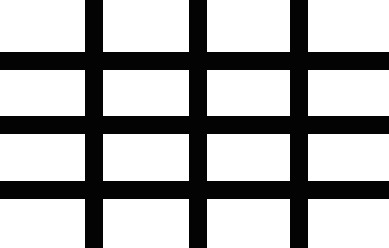
#> input picture ch_13/map.jpg, 389 x 248 px
$ python ch13_3.py   (older library calls are emulated)
#> lines starting #> are read from the running program, lines starting #| are printed output that depends on the picture; after the words box and inside, x2 and y2 are one past the last pixel; in counts of white or black regions, pixels touching at a corner belong together
# 計算 dx , 所以 dy = 0
# dst = cv2.Sobel(src ,ddepth, 1, 0)

import cv2

src = cv2.imread('map.jpg')
#> src is the input picture: shape (248, 389, 3); min 0, max 255, mean 172.8
dst_x = cv2.Sobel(src, cv2.CV_32F,1, 0)
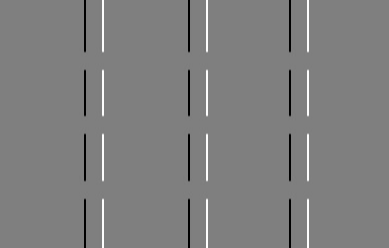
#> dst_x: shape (248, 389, 3) float32; min -1012, max 1017, mean 0; drawn with min black and max white
dst_y = cv2.Sobel(src, cv2.CV_32F, 0, 1)
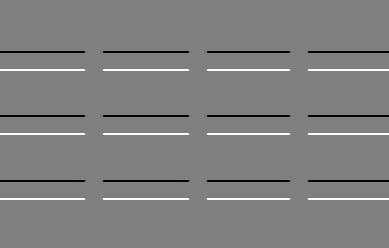
#> dst_y: shape (248, 389, 3) float32; min -1016, max 1016, mean 0; drawn with min black and max white
dst_mx = cv2.convertScaleAbs(dst_x)
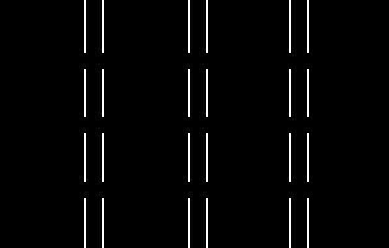
#> dst_mx: shape (248, 389, 3); min 0, max 255, mean 6.6
dst_my = cv2.convertScaleAbs(dst_y)
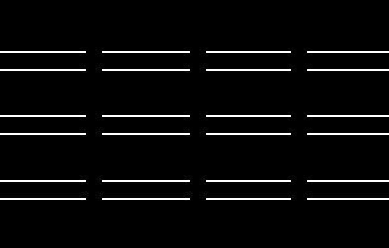
#> dst_my: shape (248, 389, 3); min 0, max 255, mean 11.1
dst = cv2.addWeighted(dst_mx, 0.5, dst_my, 0.5, 0)
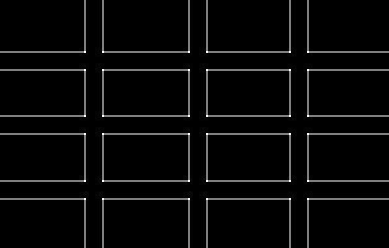
#> dst: shape (248, 389, 3); min 0, max 255, mean 8.9

cv2.imshow('Src', src)
cv2.imshow('dx(src)', dst_x)
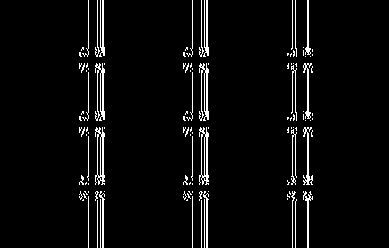
#> window 'dx(src)': shape (248, 389, 3); 4.2% white in thin lines or dots, all inside (x1, y1, x2, y2) = (79, 0, 313, 248)
cv2.imshow('dy(src)', dst_y)
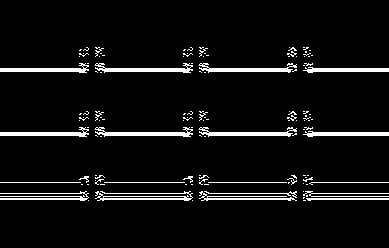
#> window 'dy(src)': shape (248, 389, 3); 5.8% white; 133 white regions (106 under 20 px), largest, box (x1, y1, x2, y2) and area: (95, 63, 193, 73) 423, (95, 127, 193, 137) 423, (95, 191, 193, 201) 416
cv2.imshow('Modified dx(src)', dst_mx)
cv2.imshow('Modified dy(src)', dst_my)
cv2.imshow('Combined', dst)


cv2.waitKey(0)
cv2.destroyAllWindows()

$ run again, with ch_13/laplacian.jpg copied over ch_13/map.jpg
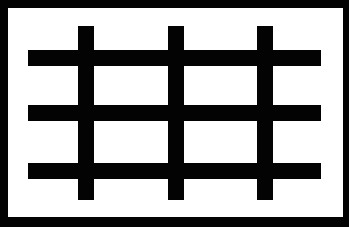
#> input picture ch_13/laplacian.jpg, 349 x 227 px
#> src is the input picture: shape (227, 349, 3); min 0, max 255, mean 161.7
#> `cv2.imshow('dx(src)', dst_x)`:
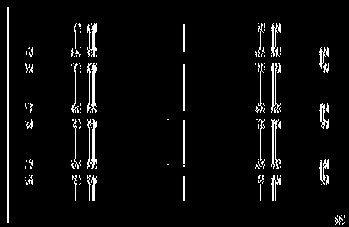
#> window 'dx(src)': shape (227, 349, 3); 4.3% white in thin lines or dots
#> `cv2.imshow('dy(src)', dst_y)`:
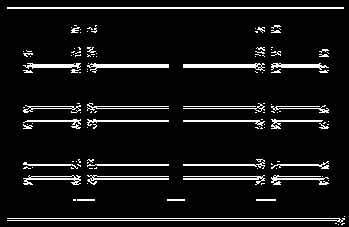
#> window 'dy(src)': shape (227, 349, 3); 7.7% white in thin lines or dots
